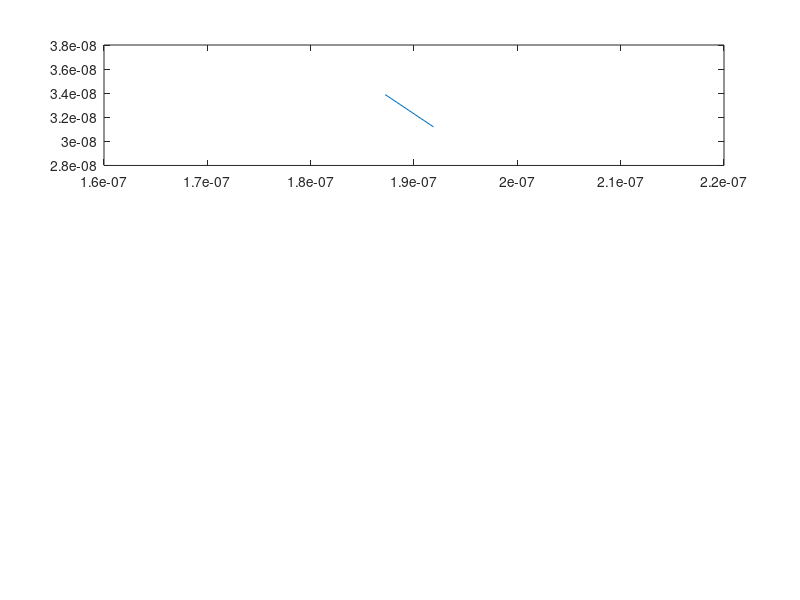

MATLAB code for this plot: (Note: this script raises an error after producing the figure.)
%%Assignment 1 
% Jinseng Vanderkloot 101031534

clc
clear all
close all 

%Initial
m0 = 9.10938215e-31;            % electron mass
mn = 0.26*m0;                   % Effective mass
Temp = 300;                     % Inital Temp (K)
kb = 1.3806504e-23;             % Boltzmann constant
tmn = 0.2e-12;                  % Mean time between collision 

% Region Area 
wArea = 200e-9;
lArea = 100e-9;

%Thermal Velocity (Question 1.A) 
vt=sqrt((2*kb*Temp)/mn);        % Sim in 2D so (2*kb*Temp), 3D is (3*kb*Temp)

% Mean free path (Velocity * minimum time between collision) (Question 1.B)
meanFreePath = vt * tmn;

%Electron motion 
numElec = 1000;                 %Number of simulated Electrons 
numEPlot = 10;                  %Number of plotted Electrons 
dt = (lArea*wArea);             %Typically 1/100 of region size
stepsTot = 200;                 %Total amount of steps (1000 was a long simulation) 
tTot= stepsTot*dt;              %Total Simulation time 
x = zeros(1,numElec);           %Inital X matrix          
y = zeros(1,numElec);           %Inital y matrix  
vx = zeros(1,numElec);          %Inital velocity x matrix  
vy = zeros(1,numElec);          %Inital velocity y matrix
vtot = zeros(1,numElec);        %Inital velocity matrix
colors = rand(numElec,3);       %Color assignment for each electro
avgTemp=0;                      %Set average Temp to 0 

%Probability of Scatter 
Pscatter = 1-exp(-dt/tmn);      %Scatter Equation 
tScatter = zeros(1,numElec);    %track scatter for each particle 

%Electron Graph 
for cnt = 1:numElec
    x(cnt)=rand()*wArea;
    y(cnt)=rand()*lArea;
    vx(cnt)=sqrt(vt^2)*randn();  % velocity * Gaussian dist   
    vy(cnt)=sqrt(vt^2)*randn();  % velocity * Gaussian dist 
    %Varience = sqrt(kT/m) - Do we use this? 
    vtot(cnt)= sqrt (vx(cnt)^2)+(vy(cnt)^2);
end

%Main Loop
t=0;
intCNT = 1; %Counter with time
while t < tTot
    t = t + dt; 
    
    %Store old position 
    oldx = x;
    oldy = y;
    
    %Update to new position 
    x(1:numElec) = x(1:numElec) + (vx(1:numElec).*dt);
    y(1:numElec) = y(1:numElec) + (vy(1:numElec).*dt);
    
    
    %Check each electron for scratter 
    for scat = 1:numElec
        if Pscatter > rand()
            vx(scat)=sqrt(vt^2 /2)*randn();  
            vy(scat)=sqrt(vt^2 /2)*randn();
            tScatter(scat)= 0; %If collision, time goes to 0
        else
            tScatter(scat)= tScatter(scat) + dt; %track time increaing while no collision
        end
    end 

    vtot(1:numElec)= sqrt ((vx(1:numElec).^2)+(vy(1:numElec).^2));
    
    %Apply boundary conditions 
    for check = 1:numElec
        %If top or bottom contact, bounce off in opposite direction
        if (y(check)<=0 || y(check)>=lArea)
            vy(check) = -vy(check);
        end
        %if left side of box, come out right side 
        if(x(check)<=0)
           x(check) = x(check) + wArea;
        end
        %if right side of box, come out left side
        if(x(check)>=wArea)
          x(check) = x(check) - wArea;
        end
    end 

    %Plot Boundary and map some electrons
    for Eplot = 1:numEPlot
        figure(1)
        subplot (3,1,1)
        %if the electron went out of sides and back on other side, do not
        %draw line
        if abs(oldx(Eplot)-x(Eplot))<(wArea/2)
            p = plot([oldx(Eplot),x(Eplot)],[oldy(Eplot),y(Eplot)]);
        end
        p.Color=colors(Eplot,:);
        axis([0,wArea,0,lArea]);
        title('Electron Model'), xlabel('Position (m)', 'FontSize', 10), ylabel('Position (m)', 'FontSize', 10);
        
        hold on;
    end 
    pause(0.01);
    
    %Calc Average Temp for all t and Plot 
    subplot (3,1,2)
    Time(:,intCNT) = t;
    allT = ((vtot(:).^2).*mn)./(2*kb); %since vector is 1D vtot, do not device by 2*kb
    avgTemp(:,intCNT) = mean(allT);
     
    plot(Time,avgTemp,"r");
    title('Averge Temp'),xlabel('Time (s)', 'FontSize', 10), ylabel('Temp (K)', 'FontSize', 10), ylim([250,600]); 
    hold on;
    intCNT = intCNT +1; 
    
    %Histogram of velocities over time 
    subplot(3,3,7)
    histogram([vtot(:)],30)
    title('Velocity Histgram'),xlabel('Velocity (m/s)', 'FontSize', 10), ylabel('Number of Particles', 'FontSize', 10);

    %Mean time between collision  
    Time(:,intCNT) = t;
    allScat(:,intCNT) = mean(tScatter(:));
    subplot(3,3,8)
    plot(Time,allScat,'r');
    title('Mean Time between Collision'),xlabel('Time (s)', 'FontSize', 10), ylabel('Time(s)', 'FontSize', 10);
    hold on;
   
    %Mean Free Path over time 
    Time(:,intCNT) = t;
    mfp(:,intCNT) = mean(tScatter(:))*mean(vtot(:));
    subplot(3,3,9)
    plot(Time,mfp,'r');
    title('Mean Free Path '),xlabel('Time (s)', 'FontSize', 10), ylabel('Time(s)', 'FontSize', 10);
    hold on;
    
end 